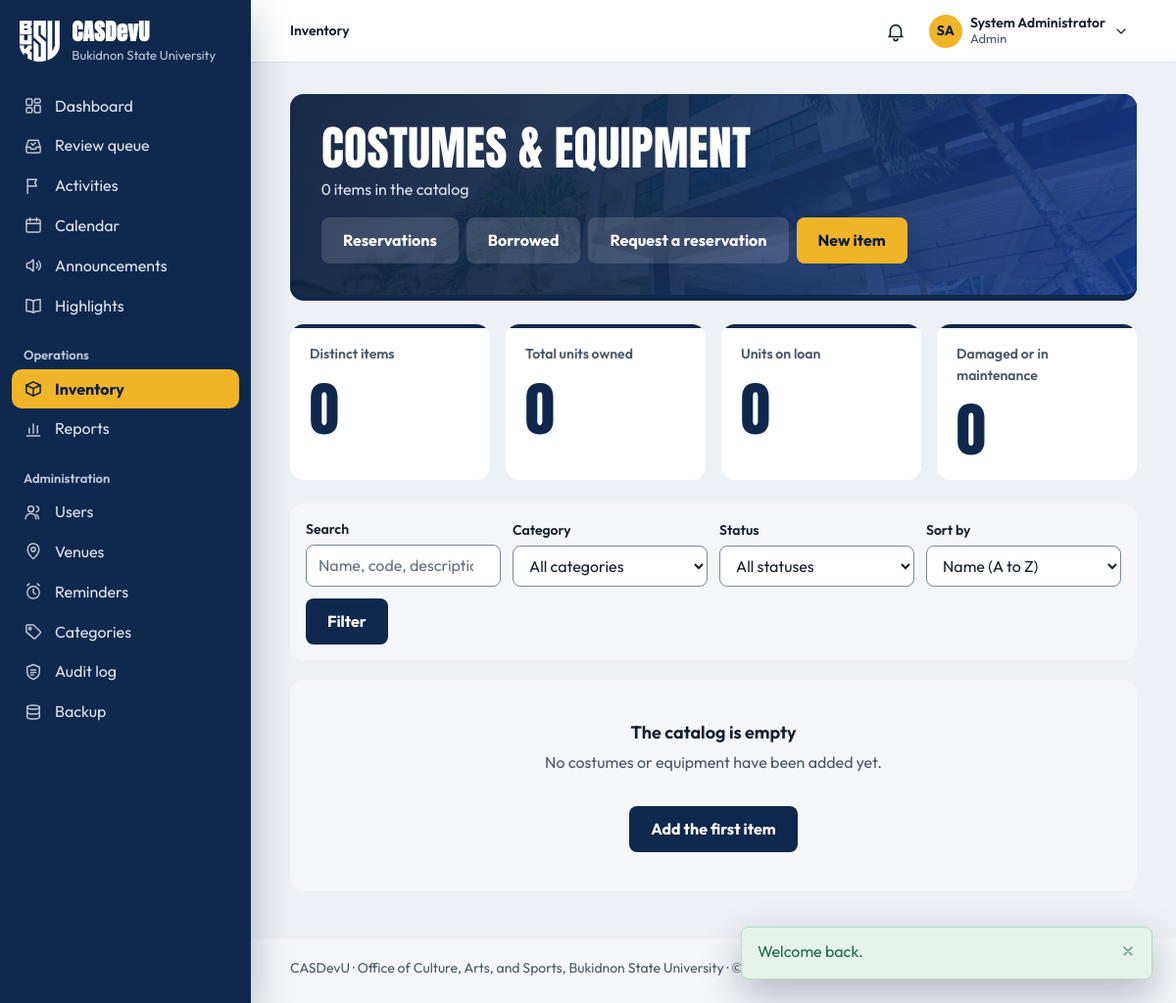
/inventory/index.php (signed in), run on the app's committed database.
### tables this page shows
CREATE TABLE users (
    user_id         INT UNSIGNED AUTO_INCREMENT PRIMARY KEY,
    role_id         TINYINT UNSIGNED NOT NULL,

     
    email           VARCHAR(150) NOT NULL UNIQUE,    
    password_hash   VARCHAR(255) NOT NULL,           
     
    student_number  VARCHAR(30)  NULL UNIQUE,        
    first_name      VARCHAR(80)  NOT NULL,
    middle_name     VARCHAR(80)  NULL,
    last_name       VARCHAR(80)  NOT NULL,
    sex             ENUM('male','female','other') NULL,
    birth_date      DATE         NULL,
    contact_number  VARCHAR(30)  NULL,
    photo_path      VARCHAR(255) NULL,
    id_front_path   VARCHAR(255) NULL,               
    id_back_path    VARCHAR(255) NULL,               

     
    course_id       INT UNSIGNED     NULL,
    year_level_id   TINYINT UNSIGNED NULL,
    section         VARCHAR(20)      NULL,
     
    connection_note VARCHAR(500)     NULL,

     
    status          ENUM('pending','active','inactive','suspended')
                        NOT NULL DEFAULT 'pending',
    last_login_at   DATETIME NULL,
    created_at      TIMESTAMP NOT NULL DEFAULT CURRENT_TIMESTAMP,
    updated_at      TIMESTAMP NOT NULL DEFAULT CURRENT_TIMESTAMP
                        ON UPDATE CURRENT_TIMESTAMP,

    CONSTRAINT fk_users_role       FOREIGN KEY (role_id)       REFERENCES roles(role_id),
    CONSTRAINT fk_users_course     FOREIGN KEY (course_id)     REFERENCES courses(course_id)
                                       ON DELETE SET NULL,
    CONSTRAINT fk_users_year_level FOREIGN KEY (year_level_id) REFERENCES year_levels(year_level_id)
                                       ON DELETE SET NULL,

    INDEX idx_users_role   (role_id),
    INDEX idx_users_status (status),
    INDEX idx_users_name   (last_name, first_name)
);

CREATE TABLE settings (
    setting_key     VARCHAR(80) PRIMARY KEY,
    setting_value   TEXT NULL,
    description     VARCHAR(255) NULL,
    updated_at      TIMESTAMP NOT NULL DEFAULT CURRENT_TIMESTAMP
                        ON UPDATE CURRENT_TIMESTAMP
);

### public/inventory/index.php (the view, shortened to what the rows shown need)
<?php
require_role(['student', 'coordinator', 'staff', 'admin']);
require __DIR__ . '/../../includes/layout/header.php';
?>
<div class="page-head">
    <div>
        <h1>Costumes &amp; equipment</h1>
    </div>
</div>
<?php require __DIR__ . '/../../includes/layout/footer.php'; ?>

### includes/layout/header.php (shortened to what the rows shown need)
<?php
$user         = current_user();
$role         = current_role();
$currentFile  = basename($_SERVER['SCRIPT_NAME']);
$currentDir   = basename(dirname($_SERVER['SCRIPT_NAME']));
$isStudent    = $role === 'student';
$navSection = match (true) {
    in_array($currentDir, ['public', ''], true) && $currentFile === 'index.php'   => 'dashboard',
    in_array($currentDir, ['public', ''], true) && $currentFile === 'review.php'  => 'review',
    $currentFile === 'notifications.php'                        => 'notifications',
    $currentFile === 'profile.php'                              => 'profile',
    $currentFile === 'settings.php'                             => 'settings',
    $currentFile === 'calendar.php'                             => 'calendar',
    $currentDir === 'activities'                                => 'activities',
    $currentDir === 'announcements'                             => 'announcements',
    $currentDir === 'highlights'                                => 'highlights',
    $currentDir === 'inventory' && $isStudent && in_array($currentFile, ['reservations.php', 'borrow.php'], true) => 'borrow-requests',
    $currentDir === 'inventory'                                 => 'inventory',
    $currentDir === 'reports'                                   => 'reports',
    $currentDir === 'admin'                                     => pathinfo($currentFile, PATHINFO_FILENAME),
    $currentDir === 'requirements' && $isStudent                => 'my-requirements',
    $currentDir === 'participation' && $isStudent               => 'my-activities',
    $currentDir === 'participation' || $currentDir === 'requirements' => 'activities',
    default                                                     => '',
};
$sections = [
    'dashboard'       => ['Dashboard', 'index.php'],
    'review'          => ['Review queue', 'review.php'],
    'notifications'   => ['Notifications', 'notifications.php'],
    'profile'         => ['My profile', 'profile.php'],
    'settings'        => ['Settings', 'settings.php'],
    'calendar'        => ['Calendar', 'activities/calendar.php'],
    'activities'      => ['Activities', 'activities/index.php'],
    'announcements'   => ['Announcements', 'announcements/index.php'],
    'highlights'      => ['Highlights', 'highlights/index.php'],
    'inventory'       => [$isStudent ? 'Costumes & equipment' : 'Inventory', 'inventory/index.php'],
    'reports'         => ['Reports', 'reports/index.php'],
    'my-activities'   => ['My activities', 'participation/my-activities.php'],
    'my-requirements' => ['My requirements', 'requirements/mine.php'],
    'borrow-requests' => ['My borrow requests', 'inventory/reservations.php'],
    'users'           => [has_role('admin') ? 'Users' : 'Accounts', 'admin/users.php'],
    'venues'          => ['Venues', 'admin/venues.php'],
    'reminders'       => ['Reminders', 'admin/reminders.php'],
    'categories'      => ['Categories', 'admin/categories.php'],
    'audit'           => ['Audit log', 'admin/audit.php'],
    'backup'          => ['Backup', 'admin/backup.php'],
];
$initials = $user
    ? strtoupper(mb_substr((string) $user['first_name'], 0, 1) . mb_substr((string) $user['last_name'], 0, 1))
    : '';
?>
<!DOCTYPE html>
<html lang="en">
<head>
    <link rel="stylesheet" href="<?= asset('css/style.css') ?>">
</head>
<body>
<div class="app<?= $user ? '' : ' app-public' ?>">
<div class="main">
<?php if ($user): ?>
    <?php
    [$sectionLabel, $sectionHref] = $sections[$navSection] ?? ['', ''];
    $pageLabel  = (string) ($pageTitle ?? '');
    $isSectionHome = $sectionHref !== '' && str_ends_with($_SERVER['SCRIPT_NAME'], '/' . $sectionHref);
    ?>
    <header class="topbar">
        <nav class="breadcrumb" aria-label="Breadcrumb">
            <ol>
                <?php if ($sectionLabel !== '' && !$isSectionHome): ?>
                    <li><a href="<?= url($sectionHref) ?>"><?= e($sectionLabel) ?></a></li>
                    <li aria-current="page"><?= e($pageLabel) ?></li>
                <?php else: ?>
                    <li aria-current="page"><?= e($sectionLabel !== '' ? $sectionLabel : $pageLabel) ?></li>
                <?php endif; ?>
            </ol>
        </nav>
        <div class="topbar-actions">
            <?php require __DIR__ . '/notifications-menu.php'; ?>
            <details class="account-menu" data-menu>
                <summary class="account-trigger" aria-label="Account menu for <?= e(full_name($user)) ?>">
                    <?php if ($userPhotoUrl = user_photo_url($user)): ?>
                        <img class="account-initials" src="<?= e($userPhotoUrl) ?>" alt="" width="34" height="34">
                    <?php else: ?>
                        <span class="account-initials" aria-hidden="true"><?= e($initials) ?></span>
                    <?php endif; ?>
                    <span class="account-text">
                        <span class="account-name"><?= e(full_name($user)) ?></span>
                        <span class="account-role"><?= e(ucfirst((string) $role)) ?></span>
                    </span>
                    <?= icon('chevron-down', 'icon account-chevron') ?>
                </summary>
            </details>
        </div>
    </header>
<?php endif; ?>
<main class="page" id="main" tabindex="-1">

### includes/layout/footer.php
</main>
<footer class="footer">
    <p><?= e(APP_NAME) ?> · <?= e(office_name()) ?>, <?= e(university_name()) ?> · &copy; <?= date('Y') ?></p>
</footer>
</div>
</div>
</body>
</html>

### data on the page
users: initials "SA", full_name($user) "System Administrator"
settings: setting_value "Office of Culture, Arts, and Sports"
settings: setting_value "Bukidnon State University"

### other printed values
APP_NAME "CASDevU"
UNIVERSITY "Bukidnon State University"
$label "Dashboard Review queue Activities Calendar Announcements Highlights Inventory Reports Users Venues Reminders Categories Audit log Backup"
$sectionLabel !== '' ? $sectionLabel : $pageLabel "Inventory"
$role "Admin"
$flashMessage['message'] "Welcome back."
$total "0"
$summary['items'] "0"
$summary['units'] "0"
$onLoan "0"
$summary['out_of_service'] "0"
form field sort_by "Name (A to Z)"
